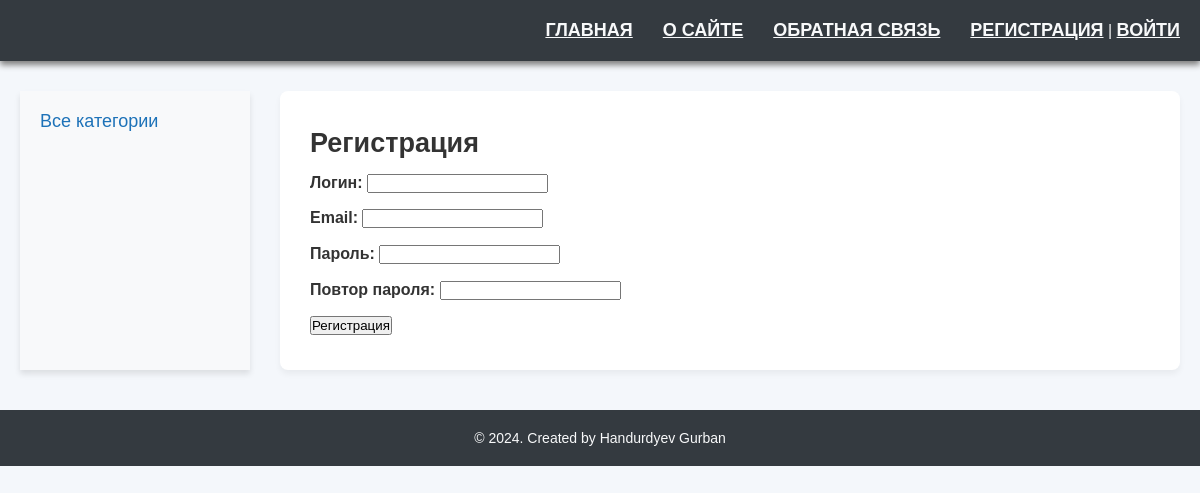
Page /register/ on the earlier database version.
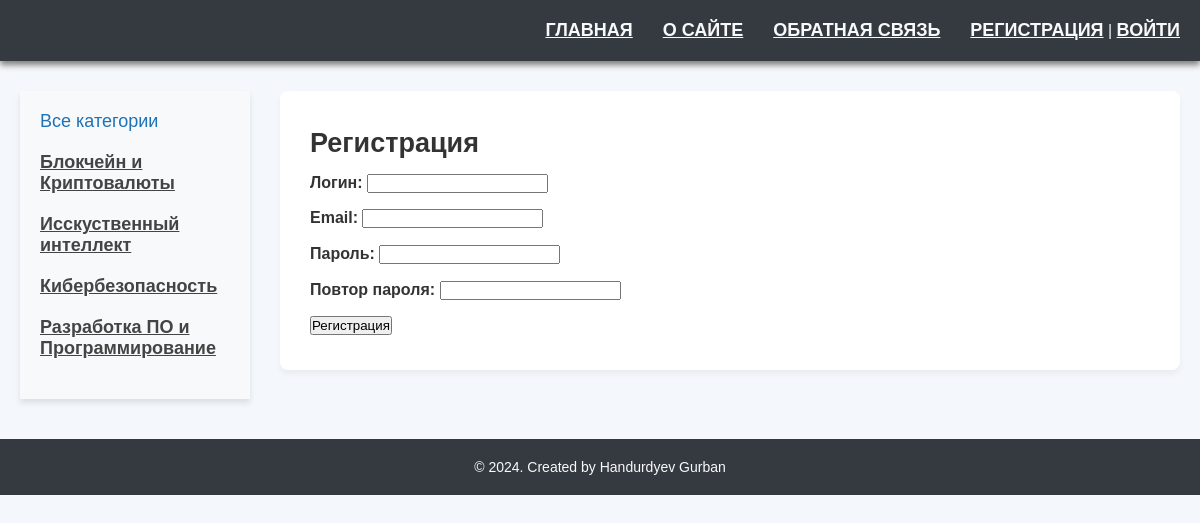
Same page on the later database version.
### articles/models.py (models this page shows, shortened)
class Category(models.Model):
    name = models.CharField(max_length=100, db_index=True, verbose_name="Категория")
    slug = models.SlugField(max_length=255, unique=True, db_index=True, verbose_name="URL")
    def get_absolute_url(self):
        return reverse('category', kwargs={'cat_slug': self.slug})
    class Meta:
        verbose_name = 'Категория'
        verbose_name_plural = 'Категории'
        ordering = ['id']

### articles/views.py (the view, shortened to what this page needs)
# urls.py: path('register/', RegisterUser.as_view(), name='register'),
class RegisterUser(DataMixin, CreateView):
    form_class = RegisterUserForm
    template_name = 'articles/register.html'
    success_url = reverse_lazy('login')
    def get_context_data(self, *, object_list=True, **kwargs):
        context = super().get_context_data(**kwargs)
        c_def = self.get_user_context(title="Регистрация")
        return dict(list(context.items()) + list(c_def.items()))

### articles/forms.py
class RegisterUserForm(UserCreationForm):
    username = forms.CharField(label='Логин', widget=forms.TextInput(attrs={'class': 'form-input'}))
    email = forms.EmailField(label='Email', widget=forms.EmailInput(attrs={'class': 'form-input'}))
    password1 = forms.CharField(label='Пароль', widget=forms.PasswordInput(attrs={'class': 'form-input'}))
    password2 = forms.CharField(label='Повтор пароля', widget=forms.PasswordInput(attrs={'class': 'form-input'}))
    class Meta:
        model = User
        fields = ('username', 'email', 'password1', 'password2')

### articles/utils.py (called while the page is built)
    def get_user_context(self, **kwargs):
        context = kwargs
        cats = Category.objects.annotate(Count('articles'))
        user_menu = menu.copy()
        if not self.request.user.is_authenticated:
            user_menu.pop(1)
        context['menu'] = user_menu
        context['cats'] = cats
        if 'cat_selected' not in context:
            context['cat_selected'] = 0
        return context

### articles/templates/articles/register.html (shortened to what this page needs)
{% extends 'articles/base.html' %}
{% block content %}
<h1>{{title}}</h1>
<form method="post">
{% for f in form %}
<p><label class="form-label" for="{{ f.id_for_label }}">{{f.label}}: </label>{{ f }}</p>
{% endfor %}
    <button type="submit">Регистрация</button>
</form>
{% endblock %}

### articles/templates/articles/base.html (shortened to what this page needs)
{% load static %}
{% load templatetags.articles_tags %}
<!DOCTYPE html>
<html lang="ru">
<head>
    <link type="text/css" href="{% static 'articles/css/styles.css' %}" rel="stylesheet" />
</head>
<body>
    <div class="wrapper">
        {% block mainmenu %}
        <header class="header">
            <div class="container">
                <div class="header-inner">
                    <nav>
                        <ul class="mainmenu">
                            <li><a href="{% url 'home' %}">Главная</a></li>
                            {% for m in menu %}
                                <li><a href="{% url m.url_name %}">{{ m.title }}</a></li>
                            {% endfor %}
                            {% if request.user.is_authenticated %}
                                <li> {{ user.username }} | <a href="{% url 'logout' %}">Выйти</a></li>
                            {% else %}
                                <li><a href="{% url 'register' %}">Регистрация</a> | <a href="{% url 'login' %}">Войти</a></li>
                            {% endif %}
                        </ul>
                    </nav>
                </div>
            </div>
        </header>
        {% endblock %}
        <div class="container">
            <main>
                <div class="content-wrapper">
                    <aside class="sidebar">
                        <ul class="categories">
                            {% if cat_selected == 0 %}
                                <li class="selected">Все категории</li>
                            {% else %}
                                <li><a href="{% url 'home' %}">Все категории</a></li>
                            {% endif %}
                            {% for c in cats %}
                                {% if c.articles__count > 0 %}
                                    <li class="{% if c.pk == cat_selected %}selected{% endif %}">
                                        <a href="{{ c.get_absolute_url }}">{{ c.name }}</a>
                                    </li>
                                {% endif %}
                            {% endfor %}
                        </ul>
                    </aside>
                    <section class="main-content">
                        <div class="content-text">
                            {% block content %}{% endblock %}
                        </div>
                    </section>
                </div>
            </main>
        </div>
        <footer id="footer">
            <div class="container">
                <p>&copy; 2024. Created by Handurdyev Gurban</p>
            </div>
        </footer>
    </div>
</body>
</html>

Differences in the rows shown:
added Category: name "Блокчейн и Криптовалюты"
added Category: name "Исскуственный интеллект"
added Category: name "Кибербезопасность"
added Category: name "Разработка ПО и Программирование"
